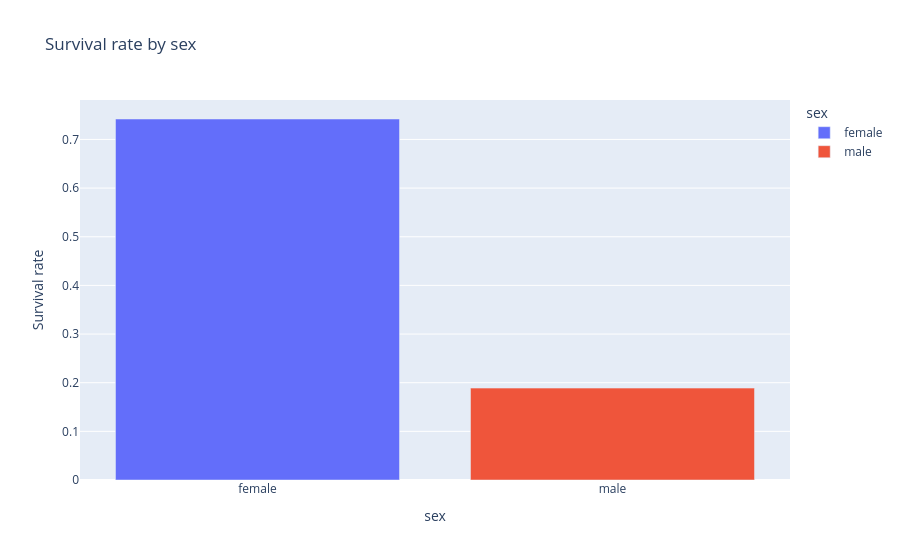

The notebook cell saved with this chart:
### Code cell
fig = px.bar(
    df.groupby('sex')['survived'].mean().reset_index(),
    x='sex',
    y='survived',
    color='sex',
    title='Survival rate by sex',
    labels={'survived': 'Survival rate'}
)
fig.show()

### Figure 1 — Plotly figure (JSON) as saved in the notebook; plotly's stock layout.template omitted (floating-point values rounded to 4 significant figures)
{"data": [{"hovertemplate": "sex=%{x}<br>Survival rate=%{y}<extra></extra>", "legendgroup": "female", "marker": {"color": "#636efa", "pattern": {"shape": ""}}, "name": "female", "orientation": "v", "showlegend": true, "textposition": "auto", "type": "bar", "x": ["female"], "xaxis": "x", "y": [0.742], "yaxis": "y"}, {"hovertemplate": "sex=%{x}<br>Survival rate=%{y}<extra></extra>", "legendgroup": "male", "marker": {"color": "#EF553B", "pattern": {"shape": ""}}, "name": "male", "orientation": "v", "showlegend": true, "textposition": "auto", "type": "bar", "x": ["male"], "xaxis": "x", "y": [0.1889], "yaxis": "y"}], "layout": {"barmode": "relative", "legend": {"title": {"text": "sex"}, "tracegroupgap": 0}, "title": {"text": "Survival rate by sex"}, "xaxis": {"anchor": "y", "categoryarray": ["female", "male"], "categoryorder": "array", "domain": [0, 1], "title": {"text": "sex"}}, "yaxis": {"anchor": "x", "domain": [0, 1], "title": {"text": "Survival rate"}}}}
